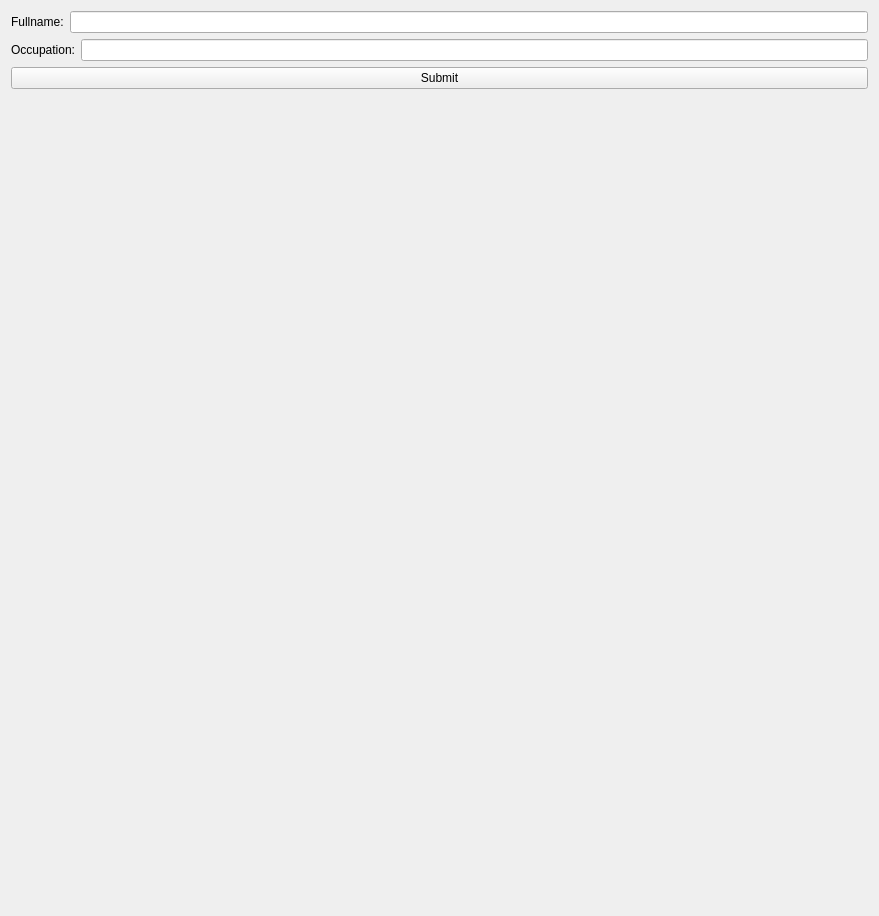
<?xml version="1.0" encoding="UTF-8"?>
<ui version="4.0">
 <class>Form</class>
 <widget class="QWidget" name="Form">
  <property name="geometry">
   <rect>
    <x>0</x>
    <y>0</y>
    <width>879</width>
    <height>916</height>
   </rect>
  </property>
  <property name="windowTitle">
   <string>Form</string>
  </property>
  <layout class="QVBoxLayout" name="verticalLayout">
   <item>
    <layout class="QHBoxLayout" name="horizontalLayout">
     <item>
      <widget class="QLabel" name="label">
       <property name="text">
        <string>Fullname:</string>
       </property>
      </widget>
     </item>
     <item>
      <widget class="QLineEdit" name="nameLineEdit"/>
     </item>
    </layout>
   </item>
   <item>
    <layout class="QHBoxLayout" name="horizontalLayout_2">
     <item>
      <widget class="QLabel" name="label_2">
       <property name="text">
        <string>Occupation:</string>
       </property>
      </widget>
     </item>
     <item>
      <widget class="QLineEdit" name="occupationLineEdit"/>
     </item>
    </layout>
   </item>
   <item>
    <widget class="QPushButton" name="submitBtn">
     <property name="text">
      <string>Submit</string>
     </property>
    </widget>
   </item>
   <item>
    <widget class="QLabel" name="label_3">
     <property name="text">
      <string/>
     </property>
     <property name="pixmap">
      <pixmap>test.png</pixmap>
     </property>
    </widget>
   </item>
  </layout>
 </widget>
 <resources/>
 <connections/>
</ui>
